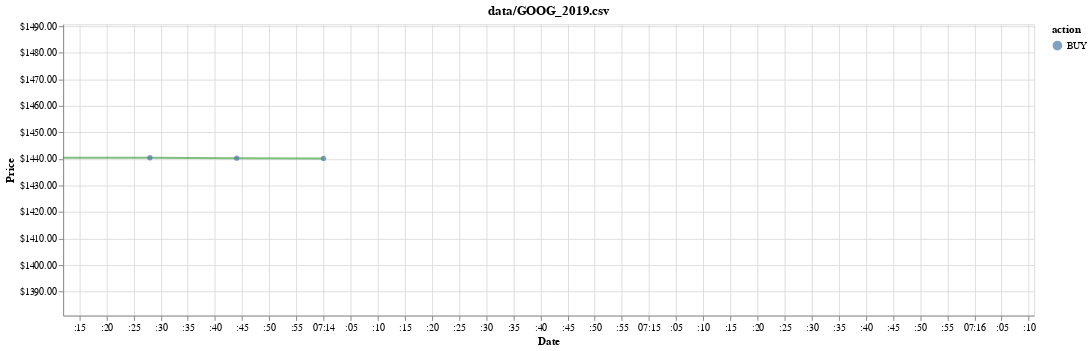

Notebook cell for this chart:
### Markdown cell above
### 3. Running Eval

### Code cell
run_live_model_test('RELIANCE')
#initially, chart appears after 10 requests.
#chart updates every second with latest price
#zoom out to look at hourly/daily data

### Figure 1 — Vega-Lite specification as saved in the notebook (floating-point values rounded to 4 significant figures)
{"config": {"view": {"continuousWidth": 400, "continuousHeight": 300}}, "layer": [{"mark": {"type": "line", "color": "green", "opacity": 0.5}, "encoding": {"x": {"type": "temporal", "field": "date"}, "y": {"type": "quantitative", "axis": {"format": "$.2f", "title": "Price"}, "field": "position", "scale": {"clamp": true, "domain": [1381.0, 1491.0]}}}, "selection": {"selector149": {"type": "interval", "bind": "scales", "encodings": ["x"]}}}, {"mark": {"type": "point", "filled": true}, "encoding": {"color": {"type": "nominal", "field": "action"}, "x": {"type": "temporal", "axis": {"title": "Date"}, "field": "date"}, "y": {"type": "quantitative", "axis": {"format": "$.2f", "title": "Price"}, "field": "position", "scale": {"clamp": true, "domain": [1381.0, 1491.0]}}}, "selection": {"selector150": {"type": "interval", "bind": "scales", "encodings": ["x"]}}, "transform": [{"filter": "(datum.action !== 'HOLD')"}]}], "data": {"name": "data-f35dff77ef08f45861a82d8497aaa1ad"}, "height": 300, "title": "data/GOOG_2019.csv", "width": 1000, "$schema": "https://vega.github.io/schema/vega-lite/v4.0.0.json", "datasets": {"data-f35dff77ef08f45861a82d8497aaa1ad": [{"actual": 1440.0, "date": "2020-05-22T12:43:12+05:30", "position": 1440.0, "action": "HOLD"}, {"actual": 1440.0, "date": "2020-05-22T12:43:28+05:30", "position": 1440.0, "action": "BUY"}, {"actual": 1440.0, "date": "2020-05-22T12:43:44+05:30", "position": 1440.0, "action": "BUY"}, {"actual": 1441.0, "date": "2020-05-22T12:44:00+05:30", "position": 1440.0, "action": "BUY"}, {"actual": 1440.0, "date": "2020-05-22T12:44:16+05:30", "position": null, "action": null}, {"actual": 1440.0, "date": "2020-05-22T12:44:32+05:30", "position": null, "action": null}, {"actual": 1440.0, "date": "2020-05-22T12:44:49+05:30", "position": null, "action": null}, {"actual": 1440.0, "date": "2020-05-22T12:45:05+05:30", "position": null, "action": null}, {"actual": 1439.0, "date": "2020-05-22T12:45:21+05:30", "position": null, "action": null}, {"actual": 1431.0, "date": "2020-05-22T12:45:37+05:30", "position": null, "action": null}, {"actual": 1434.0, "date": "2020-05-22T12:45:54+05:30", "position": null, "action": null}, {"actual": 1434.0, "date": "2020-05-22T12:46:11+05:30", "position": null, "action": null}]}}
